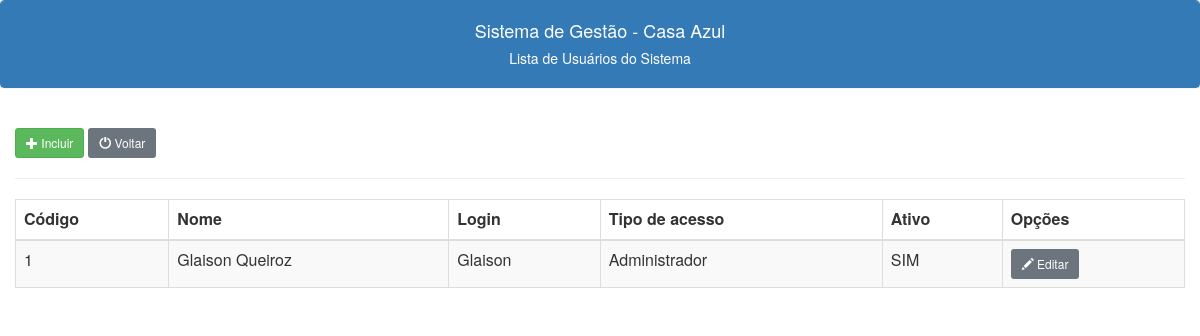
/usuarios/usuarios_lista.php (signed in), run on the app's committed database.
### tables this page shows
CREATE TABLE IF NOT EXISTS `usuarios` (
  `id` int NOT NULL AUTO_INCREMENT,
  `nome` varchar(180) DEFAULT NULL,
  `login` varchar(50) DEFAULT NULL,
  `senha` varchar(30) DEFAULT NULL,
  `tipo` varchar(50) DEFAULT NULL,
  `ativo` char(1) DEFAULT NULL,
  PRIMARY KEY (`id`)
);

### usuarios/usuarios_lista.php (the view, shortened to what this page needs)
<?php
include("../conexao.php");
include("../links.php");
?>
<!doctype html>
<html lang="en">
<body>
     <div class="panel panel-primary class">
        <div class="panel-heading text-center">
            <h4>Sistema de Gestão - Casa Azul</h4>
            <h5>Lista de Usuários do Sistema<h5>
        </div>
    </div>
    <br>
    <div class="container-fluid">
        <a class="btn btn-success btn-sm" href="/casaazul/usuarios/Usuarios_novo.php"><span class="glyphicon glyphicon-plus"></span> Incluir</a>
        <a class="btn btn-secondary btn-sm" href="/casaazul/menu.php"><span class="glyphicon glyphicon-off"></span> Voltar</a>
        <hr>
        <table class="table table-bordered table-striped tabusuarios">
            <thead class="thead">
                <tr>
                    <th scope="col">Código</th>
                    <th scope="col">Nome</th>
                    <th scope="col">Login</th>
                    <th scope="col">Tipo de acesso</th>
                    <th scope="col">Ativo</th>
                    <th scope="col">Opções</th>
                </tr>
            </thead>
            <tbody>
                <?php
                $c_sql = "SELECT usuarios.id, usuarios.nome, usuarios.login, usuarios.senha,
                usuarios.ativo, usuarios.tipo
                FROM usuarios ORDER BY usuarios.nome";
                $result = $conection->query($c_sql);
                while ($c_linha = $result->fetch_assoc()) {
                    $c_ativo = $c_linha['ativo'];
                    if ($c_ativo == "S") {
                        $c_ativo = "SIM";
                    }
                    echo "
                    <tr>
                    <td>$c_linha[id]</td>
                    <td>$c_linha[nome]</td>
                    <td>$c_linha[login]</td>
                    <td>$c_linha[tipo]</td>
                    <td>$c_ativo</td>
                    <td>
                    <a class='btn btn-secondary btn-sm' href='/casaazul/usuarios/Usuarios_editar.php?id=$c_linha[id]'><span class='glyphicon glyphicon-pencil'></span> Editar</a>
                    </td>
                    </tr>
                    ";
                }
                ?>
            </tbody>
        </table>
    </div>
</body>
</html>

### data on the page
usuarios: id "1", nome "Glaison Queiroz", login "Glaison", tipo "Administrador", ativo "SIM"
